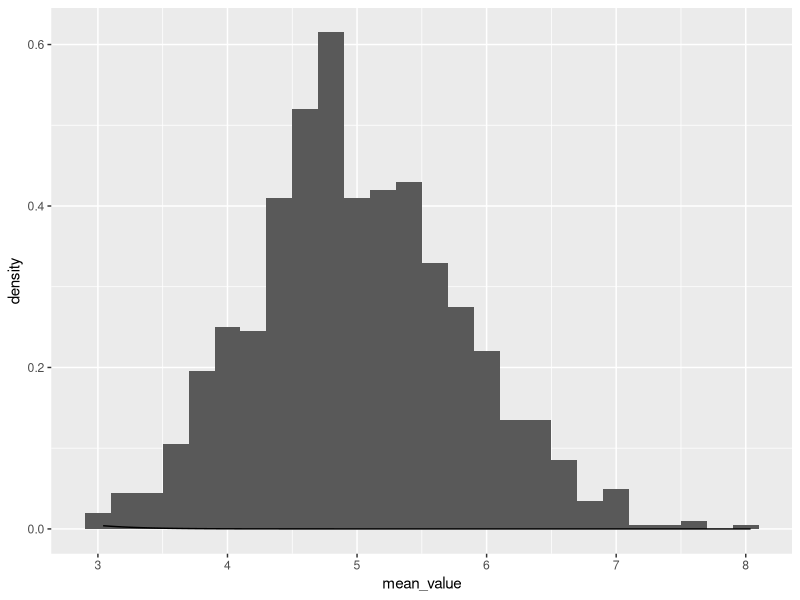

This chart was generated by the following R code:
##############################################################################################
#
#   Script: statinfer-project.R
#   Author: Dennis Barger
#   Date:   10/22/2014
#
#   Description:
#   Workspace for completing course project
#   - Simulation Exercises
#   - Basic Inferential data analysis

# http://rstudio-pubs-static.s3.amazonaws.com/25344_573d3c98510e48f0bef830e67c9d02dc.html
#
###############################################################################################
#   Simulation Exercises
#   - Show where the distribution is centered and compare to theoretical center
#   - Show how variable it is and compare to theoretical variance of distribvutions
#   - Show that the distribution is approximately normal
#   - Evaluate coverage of confidence interval for 1/lambda
###############################################################################################

library(ggplot2)

#   Simulate data for exponential distribution
lambda = 0.2
n = 40
set.seed(100)
df <- data.frame(replicate(1000,mean(rexp(40,.2))))
names(df) <- "mean_value"


#   Evaluate distribution mean, standard deviation and variance
mean(df$mean_value)
sd(df$mean_vallue)
var(df$mean_value)

#   Evaluate theoretical mean
(1/lambda)

#   Evaluate theoretical standard variance 
(1/lambda)/sqrt(40)
#   Evaluate theoretical variance
((1/lambda)/sqrt(40))^2

#   Plot simulated values
g <- ggplot(data=df, aes(x=mean_value))
g <- g + geom_histogram(aes(y=..density..), binwidth=0.20)
g <- g + stat_function(fun=dnorm, arg=list(mean=1/lambda, sd=sd(df$mean_value)))
    

